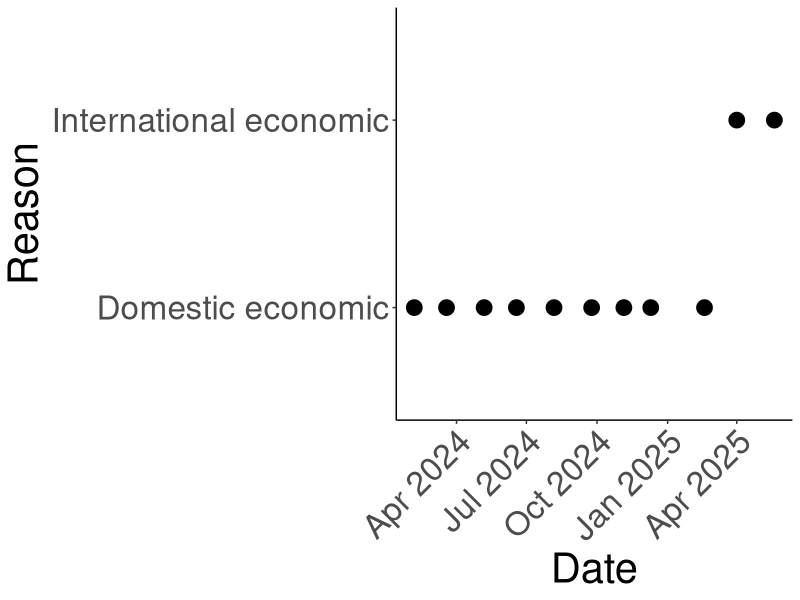

Write R code to recreate this figure.
## ---- chunk 1
#| eval: true
#| echo: false

library(tidyverse)
## ---- chunk 2
tibble(inputs = c("1+1", "1+2", "...", "0981489181+1981230578324"),
       desired_output = c("2", "3", "...", "1,982,212,067,505"),
       )
## ---- chunk 3
library(tidyverse)

data <- read_csv("data/minutes_main_reasons.csv")

data |> 
  ggplot(aes(x = date, y = main_reason)) +
  geom_point(size = 5) +
  theme_classic() +
  theme(text = element_text(size = 30),
        axis.text.x = element_text(angle = 45, hjust = 1)) +
  labs(x = "Date",
       y = "Reason")

